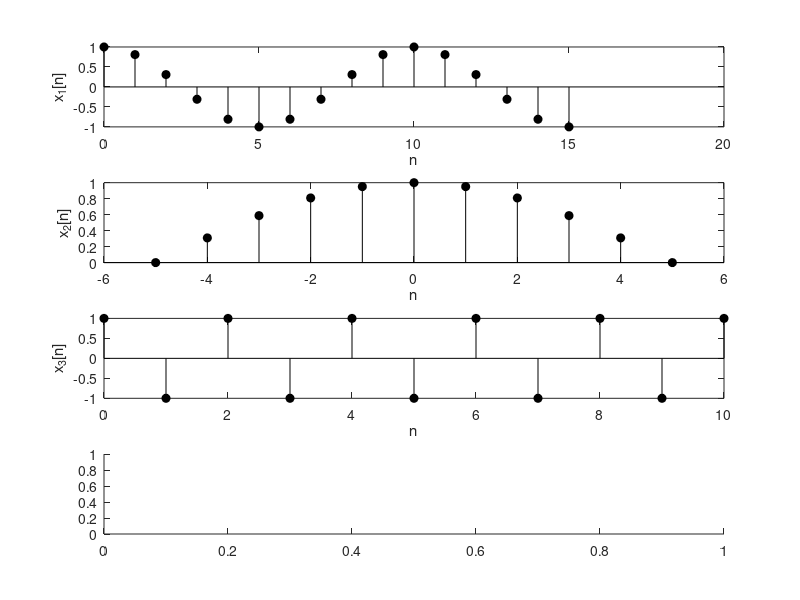

Reproduce this figure in MATLAB. (Note: this script raises an error after producing the figure.)
clc;
clear;

i = 0:15;
j = -5:5;
k = 0:10;

x1_1 = cos(2*pi*0.1*i);
x1_2 = i;
x1 = [x1_1 ; x1_2];

x2_1 = cos(2*pi*0.05*j);
x2_2 = j;
x2 = [x2_1 ; x2_2];

x3_1 = (-1).^k;
x3_2 = k;
x3 = [x3_1 ; x3_2];

figure(5)
subplot(411)
stem(i,x1_1,'k','MarkerFaceColor','k');
xlabel('n');
ylabel('x_1[n]');

subplot(412)
stem(j,x2_1,'k','MarkerFaceColor','k');
xlabel('n');
ylabel('x_2[n]');

subplot(413)
stem(k,x3_1,'k','MarkerFaceColor','k');
xlabel('n');
ylabel('x_3[n]');

subplot(414)
[y1_1,t1_1] = myconv(x1,x2);
a = [y1_1 ; t1_1];
[y2_1, t2_1] = myconv(a,x3);
stem(t2_1,y2_1,'MarkerFaceColor','k');
xlabel('n');
ylabel('y[n]');
grid on
hold on
subplot(414)
[y1_2,t1_2] = myconv(x2,x3);
b = [y1_2 ; t1_2];
[y2_2, t2_2] = myconv(x1,b);
stem(t2_2,y2_2,'-.r');
legend('{x1[n]*x2[n]}*x3[n]','x1[n]*{x2[n]*x3[n]}','location','northwest');

